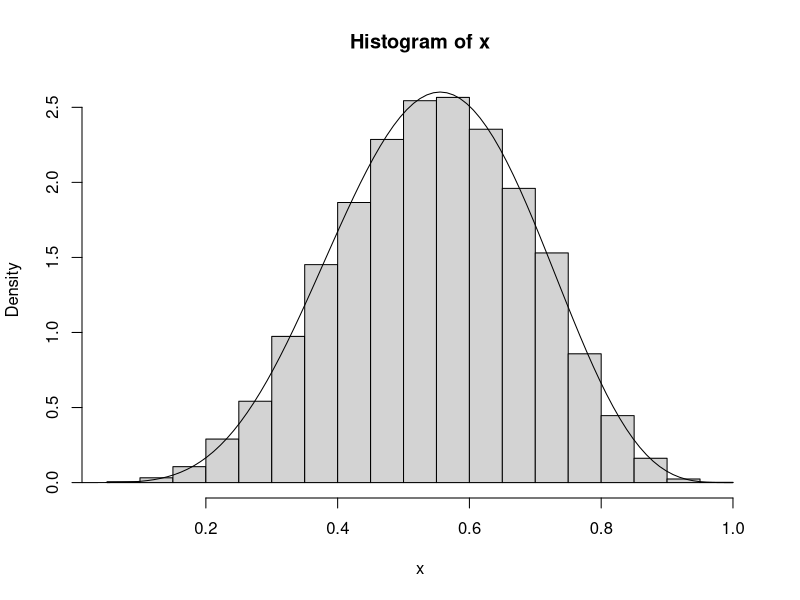
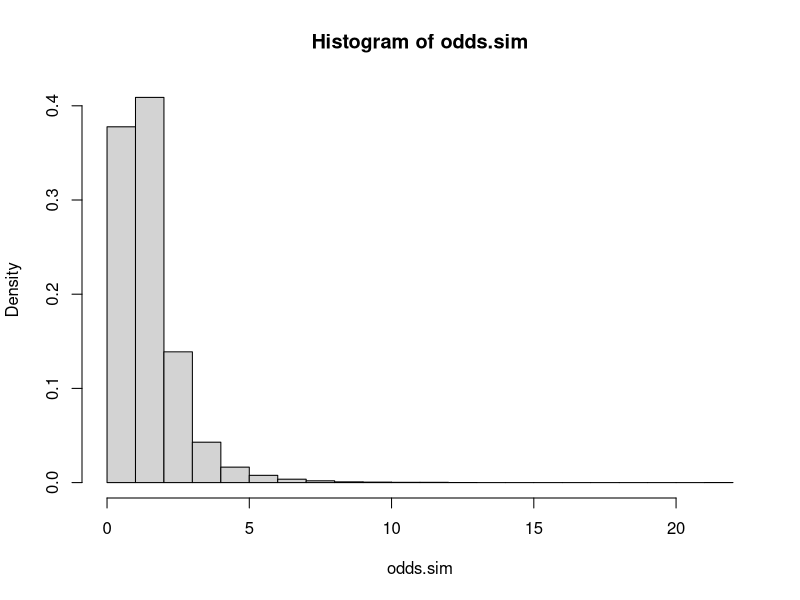

The R script that drew these images, in order: (Note: this script raises an error after producing the figures.)
##### Ex1: Suppose that the posterior distribution [p|X] is
##### Beta(6,5) for the unknown proportion of defective items 
##### produced by a firm

## a. Draw 10000 variables from the posterior distribution
## and make a histogram. Compare it with true probability
## density function

set.seed(456)

# 10,000 samples from a Beta(6,5) distribution
x <- rbeta(10000, 6, 5)

# plot a empirical distribution
hist(x, prob=T)

# compare to true density function
p.vec <- seq(0, 1, length =100)
lines(p.vec, dbeta(p.vec, 6, 5))


## b. Using the variables drawn in i),  plot the empirical 
## distribution of the odds to approximate the true density. 
## ( Use the option 'nclass=30' for better plot)

odds.sim = x/(1-x)
hist(odds.sim, prob=T, nclass=20)


## c. Find the approximate expectation and standard 
## deviation of the odds

# expectation 
mean(odds.sim)

# standard deviation 
sd(odds.sim)


## d. Approxiamte the probability that odds is greater than,
## or qual to 1. Compare it with the approxiamte probability
## taht p is gretaer than, or equal to .5
mean(odds >= 1)
mean(x >= 0.5)

mean(odds >= 1) - mean(x >= 0.5)


## e. Using appropriate quantiles, give the approximate
## 90% quantile intervals for odds
quantile(odds.sim, c(.05, .95))



##### Ex2: Performances of Monte Carlo estimation:

## a. Compute the probability: P(Z<=3) - p(Z<1), where
## Z ~ N(0,1)
pnorm(3, 0, 1) - pnorm(1, 0, 1)


## b. The above probability can be expressed as an integral
## with a standard normal probability density function where
## limits are 1 to 3. Generate 10,000 values from the 
## standard normal distribution and approximate the integral
## by the Monte Carlo Method.
b.sim <- rnorm(10000, 0, 1)

mean(b.sim <= 3 & b.sim >= 1)

# Evaluate the quality of the approximation (using the 
# sample variance)
var(b.sim <= 3 & b.sim >= 1)


## c. Draw 10,000 uniform variables and approximate the 
## integral (probability) by the Monte Carlo method.
## Evaluate the quality of the approximation
c.sim <- runif(10000, 1, 3)

mean ((2/sqrt(2*pi))*exp(-c.sim^2/2))

var((2/sqrt(2*pi))*exp(-c.sim^2/2))



##### Ex3:

## a. Draw 100,000 realizations from a uniform(0,1)
a <- runif(100000, 0, 1)

# Then use the probability integral transform, approximate
# the Exponential(2) density function. Compare it with
# the true probability density function
a.3.sim <- -2*log(1-a)
x=seq(0,10, length=100)
hist(sim.u, prob=T)
lines(x, dexp(x, 0.5),type= "l")

## b. Consider the integral: Int(from 0 to infinity):
## x^2*sin(pi*x)*exp(-x/2)*dx
## Draw 100,000 values from Exp(2)
## and approximate the value of the integral above

b <- rexp(100000, 1/2)
mean(2*b^2*sin(pi*b))

## c. Approximate the integral using the uniform variables
## drawn in a.
mean(2*a.3.sim^2*sin(pi*a.3.sim))


##### Ex4: Find the normalizing constant

## a. using the exponential(0.5) random variable
pdf <- function(y){
  (2+ sin(y)*sin(y))*exp(-(3+ cos(y)*cos(y)*cos(y))*y)
}
  
x.sim.1 <- rexp(10000,2) 

den.1 = function(x){
  2*exp(-2*x)
}

1/mean(den.1(x.sim.1)/ pdf(x.sim.1))

## b. Using the exponential (10) random variable

x.sim.2 <- rexp(10000,1/10) 

den.2 = function(x){
  (1/10)*exp(-x/10)
}

1/mean(den.2(x.sim.2)/ pdf(x.sim.2))


##### Ex5: 
## Let X be a random variable with the following
## probability density function:
## f(x) = 2/5*(2+cos(x)) * exp(-x)

## a. Use an exponential distribution with mean 1
## as an instrumental distribution: g(x) = exp(-x )
## find an appropriate bound first

f <- function(x){
  (2/5)*(2+cos(x))*exp(-x)
} 

g <- function(x){
  exp(-x)
}

M <- f(1)/g(1)

## b. Write a function that simulates N independent
## realizations from X by using accept-reject sampling 
## method

ar <- function(n){
  samp<-rep(NA,length=n)
  
  for (i in 1:n){
    bool=T
    
    while (bool == T){
      
      x=rexp(1)
      u=runif(1)
      ratio=f(x)/(M*g(x)) 
      
      if ( u <= ratio){
        bool=F
        samp[i]=x
      }
    }
  }
  
  samp
}

hist(ar(10000), nclass=100, prob=T)
curve(f,0,8,add=T)

